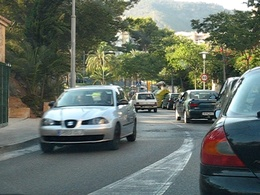
%> input picture pset8/car1.jpg, 260 x 195 px, shrunk from 640 x 480 before the run
$ octave demoMotion.m   (GNU Octave 9; MATLAB toolbox functions it lacks are replaced by stand-ins)
%> lines starting %> are read from the running program, lines starting %| are printed output that depends on the picture
### pset8/coarse2fine_lk.m
% function of coarse to fine scheme of lucas-kanade
function [u,v,warpI2]=coarse2fine_lk(im1,im2,nlevels,winsize,medfiltsize,nIterations)

if ~isfloat(im1)
    im1 = im2double(im1);
end
if ~isfloat(im2)
    im2 = im2double(im2);
end

% Construct Gaussain pyramids
G1(1).img = im1;
G2(1).img = im2;

for l=1:nlevels
    if( l ~= 1 )
        G1(l).img = impyramid(G1(l-1).img, 'reduce');
        G2(l).img = impyramid(G2(l-1).img, 'reduce');
    end
end

% Iterate K levels
for k=nlevels:-1:1

    [mk,nk,ok] = size(G1(k).img);

    u_tmp = zeros( [mk nk] );
    v_tmp = zeros( [mk nk] );

    %Return upscaled warp, not currently calculated one
    [u_tmp,v_tmp,warpI2b] = lucaskanade(G1(k).img,G2(k).img,u_tmp,v_tmp,winsize,medfiltsize,nIterations);

    if( k ~= nlevels )
        u_tmp = u_tmp + u_up;
        v_tmp = v_tmp + v_up;
    end
    if( k == 1 )
        u = u_tmp;
        v = v_tmp;
        % Uses previously calculated warp
        return;
    end

    [mk1, nk1, ok1] = size(G1(k-1).img);

    %Upsample flow
    u_up = 2*imresize(u_tmp, [mk1 nk1], 'bicubic');
    v_up = 2*imresize(v_tmp, [mk1 nk1], 'bicubic');

    %Warp G2(k-1) to G1(k-1)
    warpI2 = warpFL(G2(k-1).img, u_up, v_up);
end

end

### pset8/warpFL.m
% function to warp I2 to I1 according to u,v
function warpI2=warpFL(I2,u,v)
[height,width,n]=size(I2);
[xx,yy]=meshgrid(1:width,1:height);

warpI2 = zeros([height,width,n]);
for i = 1:n
    warpI2(:,:,i)=interp2(xx,yy,I2(:,:,i),xx+u,yy+v,'bicubic');
end

% remove the undefined pixels
warpI2(isnan(warpI2))=0;

### pset8/flowToColor.m
function img = flowToColor(flow, varargin)

%  flowToColor(flow, maxFlow) flowToColor color codes flow field, normalize
%  based on specified value,
%
%  flowToColor(flow) flowToColor color codes flow field, normalize
%  based on maximum flow present otherwise

%   According to the c++ source code of Daniel Scharstein
%   Contact: schar@middlebury.edu

%   Author: Deqing Sun, Department of Computer Science, Brown University
%   Contact: dqsun@cs.brown.edu
%   $Date: 2007-10-31 18:33:30 (Wed, 31 Oct 2006) $

% Copyright 2007, Deqing Sun.
%
%                         All Rights Reserved
%
% Permission to use, copy, modify, and distribute this software and its
% documentation for any purpose other than its incorporation into a
% commercial product is hereby granted without fee, provided that the
% above copyright notice appear in all copies and that both that
% copyright notice and this permission notice appear in supporting
% documentation, and that the name of the author and Brown University not be used in
% advertising or publicity pertaining to distribution of the software
% without specific, written prior permission.
%
% THE AUTHOR AND BROWN UNIVERSITY DISCLAIM ALL WARRANTIES WITH REGARD TO THIS SOFTWARE,
% INCLUDING ALL IMPLIED WARRANTIES OF MERCHANTABILITY AND FITNESS FOR ANY
% PARTICULAR PURPOSE.  IN NO EVENT SHALL THE AUTHOR OR BROWN UNIVERSITY BE LIABLE FOR
% ANY SPECIAL, INDIRECT OR CONSEQUENTIAL DAMAGES OR ANY DAMAGES
% WHATSOEVER RESULTING FROM LOSS OF USE, DATA OR PROFITS, WHETHER IN AN
% ACTION OF CONTRACT, NEGLIGENCE OR OTHER TORTIOUS ACTION, ARISING OUT OF
% OR IN CONNECTION WITH THE USE OR PERFORMANCE OF THIS SOFTWARE.

UNKNOWN_FLOW_THRESH = 1e9;
UNKNOWN_FLOW = 1e10;            %

[height widht nBands] = size(flow);

if nBands ~= 2
    error('flowToColor: image must have two bands');
end;

u = flow(:,:,1);
v = flow(:,:,2);

maxu = -999;
maxv = -999;

minu = 999;
minv = 999;
maxrad = -1;

% fix unknown flow
idxUnknown = (abs(u)> UNKNOWN_FLOW_THRESH) | (abs(v)> UNKNOWN_FLOW_THRESH) ;
u(idxUnknown) = 0;
v(idxUnknown) = 0;

maxu = max(maxu, max(u(:)));
minu = min(minu, min(u(:)));

maxv = max(maxv, max(v(:)));
minv = min(minv, min(v(:)));

rad = sqrt(u.^2+v.^2);
maxrad = max(maxrad, max(rad(:)));

fprintf('max flow: %.4f flow range: u = %.3f .. %.3f; v = %.3f .. %.3f\n', maxrad, minu, maxu, minv, maxv);

if isempty(varargin) ==0
    maxFlow = varargin{1};
    if maxFlow > 0
        maxrad = maxFlow;
    end;
end;

%maxrad=14;

u = u/(maxrad+eps);
v = v/(maxrad+eps);

% compute color

img = computeColor(u, v);

% unknown flow
IDX = repmat(idxUnknown, [1 1 3]);
img(IDX) = 0;

### pset8/computeColor.m
function img = computeColor(u,v)

%   computeColor color codes flow field U, V

%   According to the c++ source code of Daniel Scharstein
%   Contact: schar@middlebury.edu

%   Author: Deqing Sun, Department of Computer Science, Brown University
%   Contact: dqsun@cs.brown.edu
%   $Date: 2007-10-31 21:20:30 (Wed, 31 Oct 2006) $

% Copyright 2007, Deqing Sun.
%
%                         All Rights Reserved
%
% Permission to use, copy, modify, and distribute this software and its
% documentation for any purpose other than its incorporation into a
% commercial product is hereby granted without fee, provided that the
% above copyright notice appear in all copies and that both that
% copyright notice and this permission notice appear in supporting
% documentation, and that the name of the author and Brown University not be used in
% advertising or publicity pertaining to distribution of the software
% without specific, written prior permission.
%
% THE AUTHOR AND BROWN UNIVERSITY DISCLAIM ALL WARRANTIES WITH REGARD TO THIS SOFTWARE,
% INCLUDING ALL IMPLIED WARRANTIES OF MERCHANTABILITY AND FITNESS FOR ANY
% PARTICULAR PURPOSE.  IN NO EVENT SHALL THE AUTHOR OR BROWN UNIVERSITY BE LIABLE FOR
% ANY SPECIAL, INDIRECT OR CONSEQUENTIAL DAMAGES OR ANY DAMAGES
% WHATSOEVER RESULTING FROM LOSS OF USE, DATA OR PROFITS, WHETHER IN AN
% ACTION OF CONTRACT, NEGLIGENCE OR OTHER TORTIOUS ACTION, ARISING OUT OF
% OR IN CONNECTION WITH THE USE OR PERFORMANCE OF THIS SOFTWARE.

nanIdx = isnan(u) | isnan(v);
u(nanIdx) = 0;
v(nanIdx) = 0;

colorwheel = makeColorwheel();
ncols = size(colorwheel, 1);

rad = sqrt(u.^2+v.^2);

a = atan2(-v, -u)/pi;

fk = (a+1) /2 * (ncols-1) + 1;  % -1~1 maped to 1~ncols

k0 = floor(fk);                 % 1, 2, ..., ncols

k1 = k0+1;
k1(k1==ncols+1) = 1;

f = fk - k0;

for i = 1:size(colorwheel,2)
    tmp = colorwheel(:,i);
    col0 = tmp(k0)/255;
    col1 = tmp(k1)/255;
    col = (1-f).*col0 + f.*col1;

    idx = rad <= 1;
    col(idx) = 1-rad(idx).*(1-col(idx));    % increase saturation with radius

    col(~idx) = col(~idx)*0.75;             % out of range

    img(:,:, i) = uint8(floor(255*col.*(1-nanIdx)));
end;

%%
function colorwheel = makeColorwheel()

%   color encoding scheme

%   adapted from the color circle idea described at
%   http://members.shaw.ca/quadibloc/other/colint.htm


RY = 15;
YG = 6;
GC = 4;
CB = 11;
BM = 13;
MR = 6;

ncols = RY + YG + GC + CB + BM + MR;

colorwheel = zeros(ncols, 3); % r g b

col = 0;
%RY
colorwheel(1:RY, 1) = 255;
colorwheel(1:RY, 2) = floor(255*(0:RY-1)/RY)';
col = col+RY;

%YG
colorwheel(col+(1:YG), 1) = 255 - floor(255*(0:YG-1)/YG)';
colorwheel(col+(1:YG), 2) = 255;
col = col+YG;

%GC
colorwheel(col+(1:GC), 2) = 255;
colorwheel(col+(1:GC), 3) = floor(255*(0:GC-1)/GC)';
col = col+GC;

%CB
colorwheel(col+(1:CB), 2) = 255 - floor(255*(0:CB-1)/CB)';
colorwheel(col+(1:CB), 3) = 255;
col = col+CB;

%BM
colorwheel(col+(1:BM), 3) = 255;
colorwheel(col+(1:BM), 1) = floor(255*(0:BM-1)/BM)';
col = col+BM;

%MR
colorwheel(col+(1:MR), 3) = 255 - floor(255*(0:MR-1)/MR)';
colorwheel(col+(1:MR), 1) = 255;

### pset8/lucaskanade.m
% function for lucas-kanade algorithm
function [u,v,warpI2]=lucaskanade(I1,I2,u,v,winsize,medfiltSize,nIterations)

% form gaussian filter
gfilter=fspecial('gaussian',winsize*2+1,winsize/2);

% INSERT YOUR CODE HERE
warpI2 = warpFL(I2,u,v);

for count=1:nIterations

    % compute derivatives  % INSERT YOUR CODE HERE
    [Ix, Iy] = gradient(I2);
    It = warpI2 - I1;

    % Multiplication of Matrics (average color channels)
    Ixx = mean(Ix.*Ix,3);
    Ixy = mean(Ix.*Iy,3);
    Iyy = mean(Iy.*Iy,3);
    Ixt = mean(Ix.*It,3);
    Iyt = mean(Iy.*It,3);

    % solve the large linear system
    Ixx=imfilter(Ixx,gfilter,'same',0)+0.001;
    Ixy=imfilter(Ixy,gfilter,'same',0);
    Iyy=imfilter(Iyy,gfilter,'same',0)+0.001;
    Ixt=imfilter(Ixt,gfilter,'same',0);
    Iyt=imfilter(Iyt,gfilter,'same',0);

    % update the flow field and warp image
    det = Ixx.*Iyy - Ixy.*Ixy;
    u = (-Iyy.*Ixt + Ixy.*Iyt )./det;
    v = ( Ixt.*Ixy - Ixx.*Iyt )./det;

    % median filtering is needed
    if medfiltSize > 0
        u = medfilt2(u,[medfiltSize medfiltSize]);
        v = medfilt2(v,[medfiltSize,medfiltSize]);
    end

    % INSERT YOUR CODE HERE
    warpI2 = warpFL(I2,u,v);

end

### pset8/demoMotion.m

im1 = im2double(imread('car1.jpg'));
im2 = im2double(imread('car2.jpg'));
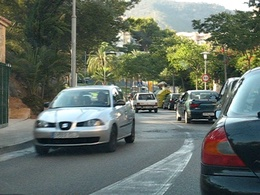
%> input picture pset8/car2.jpg, 260 x 195 px, shrunk from 640 x 480 before the run

% set parameters
nlevels = 5;
winsize = 3;
medfiltsize = 11;
nIterations = 5;

% use coarse to fine lucas kanade to obtain optical flow field
[u,v,warpI2] = coarse2fine_lk(im1,im2,nlevels,winsize,medfiltsize,nIterations);
%> after the loop in coarse2fine_lk, `for l=1:nlevels`: G1 = 5 items
%> the loop in coarse2fine_lk, `for k=nlevels:-1:1` made 5 passes
%> (mk, nk, mk1, nk1) on passes 1 to 4: (13, 17, 25, 33), (25, 33, 49, 65), (49, 65, 98, 130), (98, 130, 195, 260)
%> (mk, nk) on pass 5: (195, 260)

clear flow
flow(:,:,1) = u;
flow(:,:,2) = v;

offset = 10;
colorarray = 'wkkk';
figure;imshow(im1);
for i = 1:-1:0
    for j = 1:-1:0
        text(offset+j*2,offset+i*2,'Frame 1','FontSize',14,'FontName','Courier New','FontWeight','bold','Color',colorarray(i*2+j+1));
    end
end
drawnow;
Frame(1) = getframe;
close;

figure;imshow(warpI2);
%> after `imshow(warpI2)`:
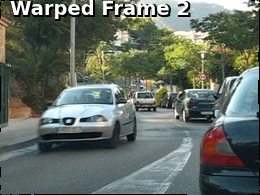
%> figure redrawn from the program's plot data
for i = 1:-1:0
    for j = 1:-1:0
        text(offset+j*2,offset+i*2,'Warped Frame 2','FontSize',14,'FontName','Courier New','FontWeight','bold','Color',colorarray(i*2+j+1));
    end
end
drawnow;
Frame(2) = getframe;
close;

figure;
imshow(flowToColor(flow));
%> in flowToColor, `idxUnknown = (abs(u)> UNKNOWN_FLOW_THRESH) | (abs(v)> UNKNOWN_FLOW_THR..`: idxUnknown: size 195x260 logical; every value is 0
%> in flowToColor, `maxu = max(maxu, max(u(:)));`: maxu = 3.58
%> in flowToColor, `minu = min(minu, min(u(:)));`: minu = -5.67
%> in flowToColor, `maxv = max(maxv, max(v(:)));`: maxv = 5.75
%> in flowToColor, `minv = min(minv, min(v(:)));`: minv = -0.529
%> in flowToColor, `rad = sqrt(u.^2+v.^2);`:
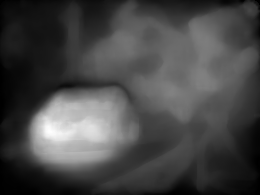
%> rad: size 195x260 double; min 3.99e-07, max 7.36, mean 2.05; drawn with min black and max white
%> in flowToColor, `maxrad = max(maxrad, max(rad(:)));`: maxrad = 7.36
%| max flow: 7.3575 flow range: u = -5.667 .. 3.576; v = -0.529 .. 5.750
%> in computeColor, `f = fk - k0;`:
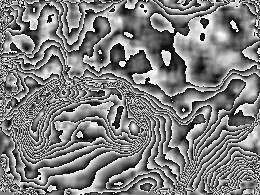
%> f: size 195x260 double; min 1.99e-05, max 1, mean 0.498
%> the loop in computeColor, `for i = 1:size(colorwheel,2)` made 3 passes
%> pass 1, in computeColor, `col1 = tmp(k1)/255;`:
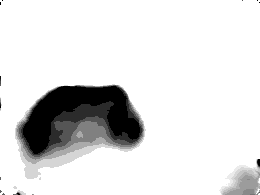
%> col1: size 195x260 double; min 0, max 1, mean 0.877
%> after the loop in computeColor, `for i = 1:size(colorwheel,2)`:
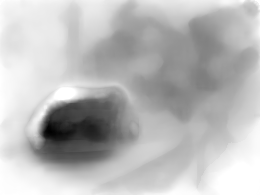
%> col: size 195x260 double; min 0, max 1, mean 0.732
%> in flowToColor, `IDX = repmat(idxUnknown, [1 1 3]);`: IDX: size 195x260x3 logical; every value is 0
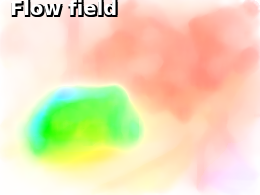
%> figure redrawn from the program's plot data
for i = 1:-1:0
    for j = 1:-1:0
        text(offset+j*2,offset+i*2,'Flow field','FontSize',14,'FontName','Courier New','FontWeight','bold','Color',colorarray(i*2+j+1));
    end
end
drawnow;

fprintf('Press Ctrl+C to break the loop');
h = figure;imshow(Frame(1).cdata);
AxesH = get(h,'CurrentAxes');
for i = 1:100
    if mod(i,2) == 0
        %clf;
        cla(AxesH,'reset');
        imshow(Frame(1).cdata,'Parent',AxesH);
        drawnow;
    else
        %clf;
        cla(AxesH,'reset');
        imshow(Frame(2).cdata,'Parent',AxesH);
        drawnow;
    end
    pause(0.7);
end
